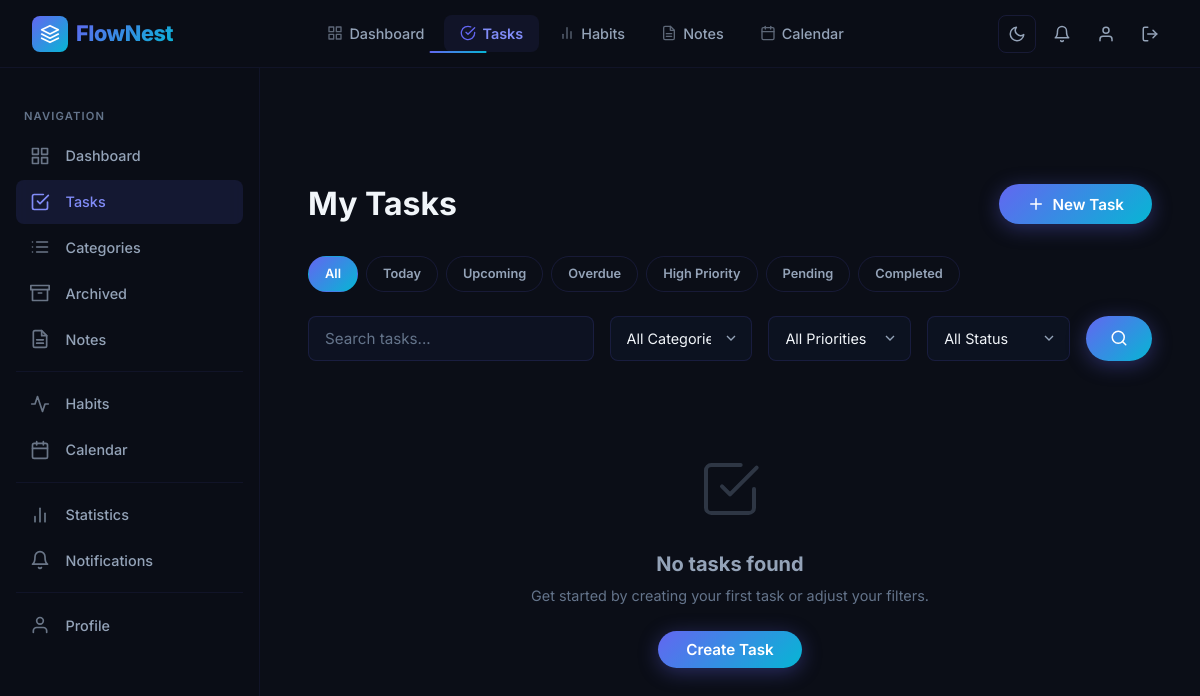
Before: /tasks/ (signed in) with the older database file.
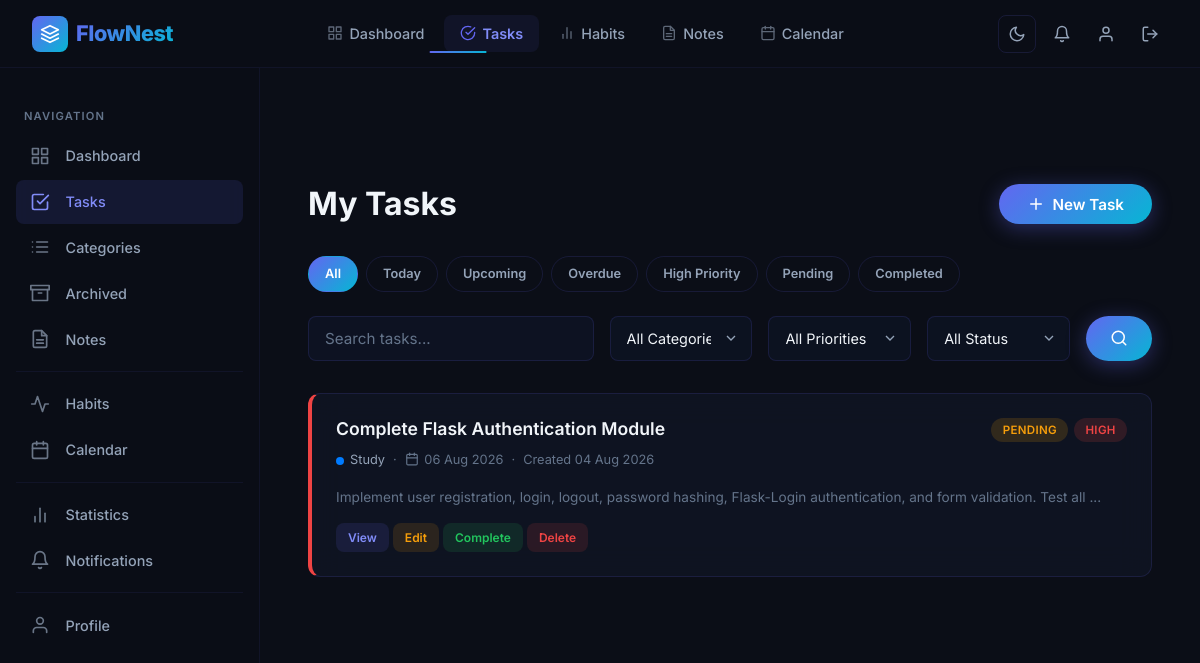
After: the same page with the newer database file.
### app/models.py (models this page shows, shortened)
class Task(db.Model):
    __tablename__ = "tasks"
    id = db.Column(db.Integer, primary_key=True)
    title = db.Column(db.String(200), nullable=False)
    description = db.Column(db.Text, nullable=True)
    priority = db.Column(db.String(20), default="Medium")
    status = db.Column(db.String(20), default="Pending")
    deadline = db.Column(db.Date, nullable=True)
    reminder = db.Column(db.DateTime, nullable=True)
    attachment = db.Column(db.String(255), nullable=True)
    created_at = db.Column(
        db.DateTime,
        default=datetime.utcnow
    )
    updated_at = db.Column(
        db.DateTime,
        default=datetime.utcnow,
        onupdate=datetime.utcnow
    )
    reminder_sent = db.Column(
    db.Boolean,
    default=False
    )
    user_id = db.Column(
        db.Integer,
        db.ForeignKey("users.id"),
        nullable=False
    )
    category_id = db.Column(
        db.Integer,
        db.ForeignKey("categories.id"),
        nullable=True
    )
    user = db.relationship(
    "User",
    back_populates="tasks"
    )
    category = db.relationship(
    "Category",
    back_populates="tasks"
    )

class Category(db.Model):
    __tablename__ = "categories"
    id = db.Column(
        db.Integer,
        primary_key=True
    )
    user = db.relationship(
    "User",
    back_populates="categories"
    )
    tasks = db.relationship(
    "Task",
    back_populates="category",
    lazy=True
    )
    name = db.Column(
        db.String(100),
        nullable=False
    )
    color = db.Column(
        db.String(20),
        default="#007bff"
    )
    user_id = db.Column(
        db.Integer,
        db.ForeignKey("users.id"),
        nullable=False
    )

### app/routes/tasks.py (the view, shortened to what this page needs)
@tasks.route("/")
@login_required
def list_tasks():
    form = SearchForm()
    form.category.choices.extend([
        (category.id, category.name)
        for category in Category.query.filter_by(
            user_id=current_user.id
        ).order_by(Category.name)
        .all()
    ])
    query = Task.query.filter(
        Task.user_id == current_user.id,
        Task.status != "Archived"
    )
    search = request.args.get(
        "search",
        ""
    )
    category = request.args.get(
        "category",
        type=int,
        default=0
    )
    priority = request.args.get(
        "priority",
        ""
    )
    status = request.args.get(
        "status",
        ""
    )
    filter_type = request.args.get(
    "filter",
    ""
    )
    if filter_type == "today":
        query = query.filter(
            Task.deadline == date.today()
        )
    if filter_type == "upcoming":
        query = query.filter(
            Task.deadline > date.today()
        )
    if filter_type == "overdue":
        query = query.filter(
            Task.deadline < date.today(),
            Task.status != "Completed"
        )
    if filter_type == "high":
        query = query.filter_by(
            priority="High"
        )
    if filter_type == "pending":
        query = query.filter_by(
            status="Pending"
        )
    if filter_type == "completed":
        query = query.filter_by(
            status="Completed"
        )
    if filter_type == "archived":
        query = query.filter_by(
            status="Archived"
        )
    if category:
        query = query.filter_by(
            category_id=category
        )
    if priority:
        query = query.filter_by(
            priority=priority
        )
    if status:
        query = query.filter_by(
            status=status
        )
    tasks = query.order_by(
    Task.created_at.desc()
    ).all()
    form.search.data = search
    form.category.data = category
    form.priority.data = priority
    form.status.data = status
    selected_filter = filter_type
    return render_template(
    "tasks/list.html",
    tasks=tasks,
    form=form,
    selected_filter=selected_filter
)

### app/forms.py
class SearchForm(FlaskForm):
    search = StringField(
        "Search"
    )
    category = SelectField(
        "Category",
        coerce=int,
        choices=[(0, "All Categories")]
    )
    priority = SelectField(
        "Priority",
        choices=[
            ("", "All Priorities"),
            ("High", "High"),
            ("Medium", "Medium"),
            ("Low", "Low")
        ]
    )
    status = SelectField(
        "Status",
        choices=[
            ("", "All Status"),
            ("Pending", "Pending"),
            ("Completed", "Completed"),
            ("Archived", "Archived")
        ]
    )
    submit = SubmitField("Search")

### app/extensions.py (called while the page is built)
@login_manager.user_loader
def load_user(user_id):
    from app.models import User
    return User.query.get(int(user_id))

### app/templates/tasks/list.html (shortened to what the changed rows need)
{% extends "base.html" %}
{% block content %}
<div class="page-wrapper with-sidebar">
    <div class="page-content">
        <div class="page-header fade-in">
            <h2>My Tasks</h2>
        </div>
        {% if tasks %}
        {% for task in tasks %}
        <div class="task-card priority-{{ task.priority|lower }} fade-in">
            <div class="task-card-header">
                <h3 class="task-card-title">
                    <a href="{{ url_for('tasks.view_task', task_id=task.id) }}">{{ task.title }}</a>
                </h3>
                <div style="display: flex; gap: 6px; flex-shrink: 0;">
                    <span class="badge badge-{{ task.status|lower }}">{{ task.status }}</span>
                    <span class="badge badge-{{ task.priority|lower }}">{{ task.priority }}</span>
                </div>
            </div>
            <div class="task-card-meta">
                {% if task.category %}
                <span class="category-tag">
                    <span class="category-dot" style="background: {{ task.category.color }};"></span>
                    {{ task.category.name }}
                </span>
                <span>·</span>
                {% endif %}
                <span>
                    <svg viewBox="0 0 24 24" fill="none" stroke="currentColor" stroke-width="2" stroke-linecap="round" stroke-linejoin="round">
                        <rect x="3" y="4" width="18" height="18" rx="2" ry="2"></rect>
                        <line x1="16" y1="2" x2="16" y2="6"></line>
                        <line x1="8" y1="2" x2="8" y2="6"></line>
                        <line x1="3" y1="10" x2="21" y2="10"></line>
                    </svg>
                    {{ task.deadline.strftime("%d %b %Y") if task.deadline else "No Deadline" }}
                </span>
                <span>·</span>
                <span>Created {{ task.created_at.strftime("%d %b %Y") }}</span>
            </div>
            {% if task.description %}
            <p style="margin: 0 0 var(--space-md); font-size: 0.85rem; color: var(--text-muted); line-height: 1.5;">
                {{ task.description[:120] }}{% if task.description|length > 120 %}...{% endif %}
            </p>
            {% endif %}
            <div class="task-card-actions">
                <a href="{{ url_for('tasks.view_task', task_id=task.id) }}" class="btn-xs btn-info-soft">View</a>
                <a href="{{ url_for('tasks.update_task', task_id=task.id) }}" class="btn-xs btn-warning-soft">Edit</a>
                {% if task.status == "Pending" %}
                <a href="{{ url_for('tasks.complete_task', task_id=task.id) }}" class="btn-xs btn-success-soft">Complete</a>
                {% endif %}
                <a href="{{ url_for('tasks.delete_task', task_id=task.id) }}" class="btn-xs btn-danger-soft"
                    onclick="return confirm('Are you sure you want to delete this task?');">Delete</a>
            </div>
        </div>
        {% endfor %}
        {% else %}
        <div class="empty-state fade-in">
            <svg viewBox="0 0 24 24" fill="none" stroke="currentColor" stroke-width="1.5" stroke-linecap="round" stroke-linejoin="round">
                <path d="M9 11l3 3L22 4"></path>
                <path d="M21 12v7a2 2 0 0 1-2 2H5a2 2 0 0 1-2-2V5a2 2 0 0 1 2-2h11"></path>
            </svg>
            <h3>No tasks found</h3>
            <p>Get started by creating your first task or adjust your filters.</p>
            <a href="{{ url_for('tasks.create_task') }}" class="btn btn-primary">Create Task</a>
        </div>
        {% endif %}
    </div>
</div>
{% endblock %}

Changed rows visible on the page:
added Task: title "Complete Flask Authentication Module", status "PENDING", priority "HIGH", category.name "Study", deadline "06 Aug 2026", created_at "04 Aug 2026", description "Implement user registration, login, logout, password hashing, Flask-Login authentication, and form validation. Test all"
Other visible differences:
text no longer shown: "No tasks found Get started by creating your first task or adjust your filters. Create Task"
